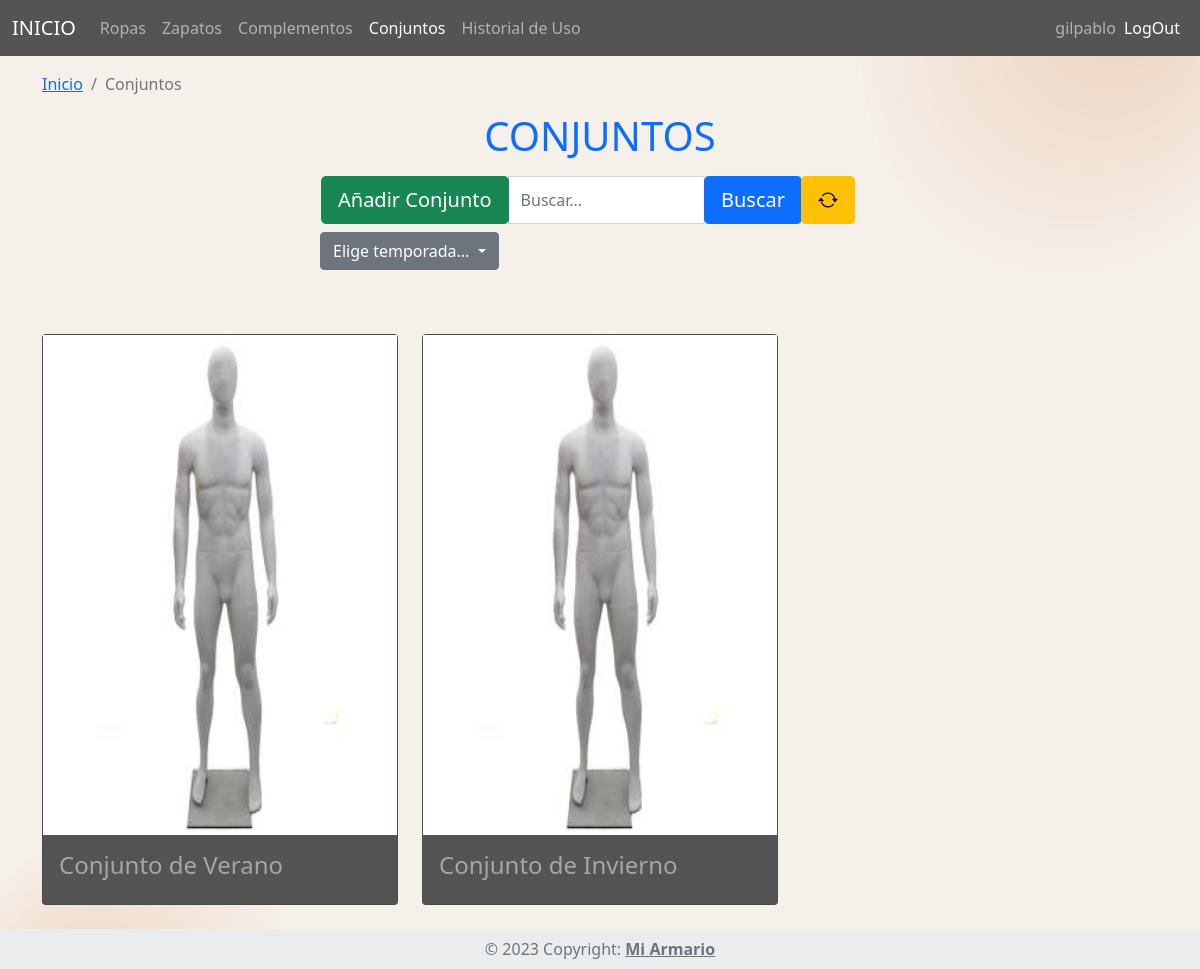
The app's page /miArmario/conjunto (signed in), older data.
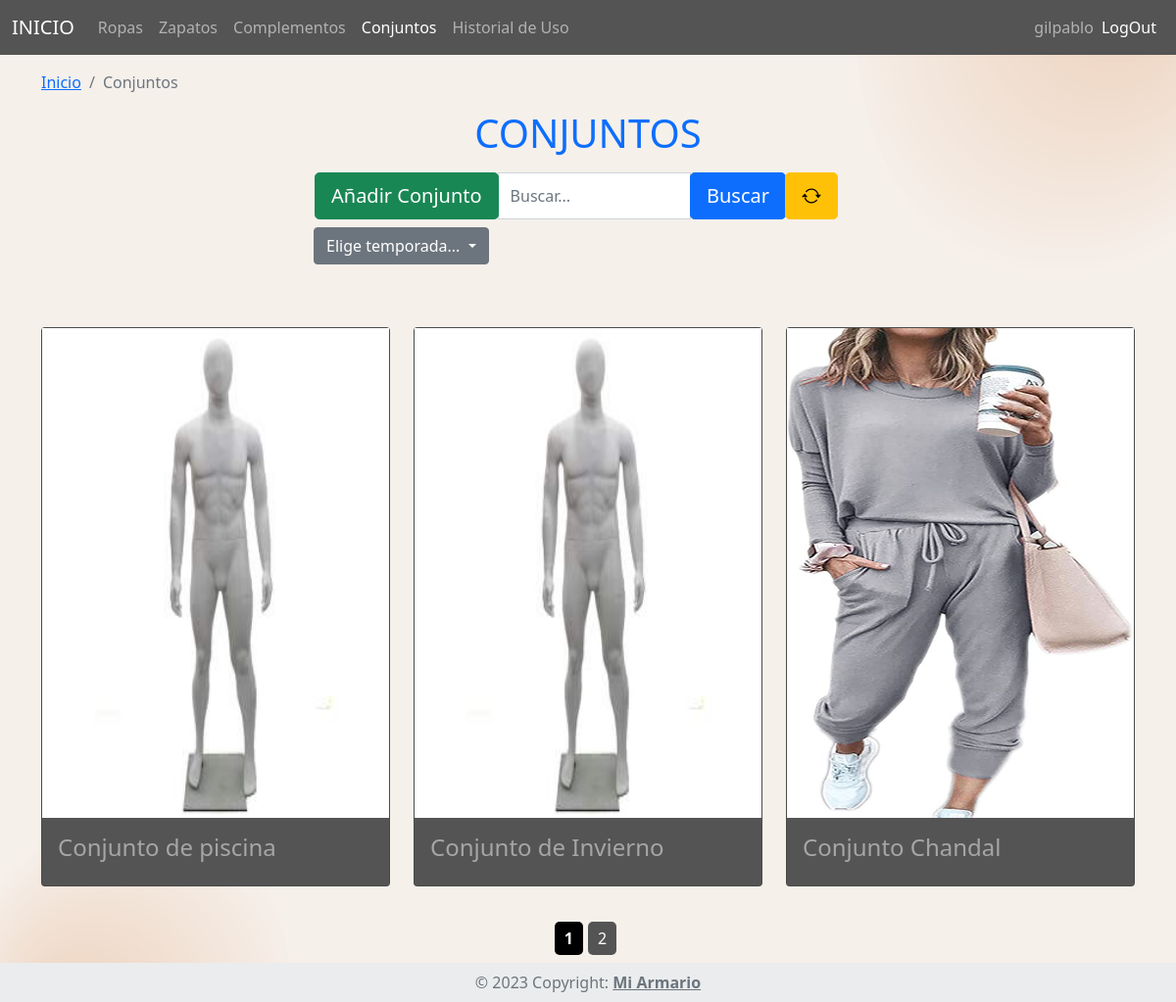
The same page, newer data.
### tables this page shows
CREATE TABLE `conjunto` (
  `id` int(11) NOT NULL,
  `nombre` varchar(100) NOT NULL,
  `descripcion` varchar(500) DEFAULT NULL,
  `fecha_creacion` date NOT NULL,
  `imagen_conjunto` varchar(100) DEFAULT NULL,
  `id_usuario` int(11) NOT NULL
);

### miArmario/App/librerias/Core.php (called while the page is built, shortened)
<?php
class Core{
    protected $metodoActual = 'index';
    public function __construct(){
        $url = $this->getUrl();
        if(isset($url[0])){
			if(file_exists('../App/controladores/'.ucwords($url[0]).'.php')){
				unset($url[0]);
			}
		}
		$this->controladorActual = new $this->controladorActual;
		$this->parametros = $url ? array_values($url) : [];
		call_user_func_array([$this->controladorActual,$this->metodoActual], $this->parametros);
    }
    public function getUrl(){
        if(isset($_GET['url'])){
            $url = ltrim($_GET['url'],'/');
            $url = filter_var($url,FILTER_SANITIZE_URL);
            $url = explode('/',$url);
            return $url;
        }
    }
}

### miArmario/public/index.php (called while the page is built, shortened)
<?php
$iniciar = new Core;

### miArmario/App/librerias/Base.php (called while the page is built, shortened)
<?php
    class Base {
        private $host = DB_HOST;
        private $usuario = DB_USUARIO;
        private $password = DB_PASSWORD;
        private $nombre_base = DB_NOMBRE;
        private $charset = 'utf8mb4';
        private $dbh;
        private $stmt;
        public function __construct(){
            $dsn = "mysql:host=$this->host;dbname=$this->nombre_base;charset=$this->charset";
            $opciones = array(
                PDO::ATTR_PERSISTENT => true,
                PDO::ATTR_ERRMODE => PDO::ERRMODE_EXCEPTION
            );
            try {
                $this->dbh = new PDO($dsn, $this->usuario, $this->password, $opciones);
            } catch (PDOException $e) {
                $this->error = $e->getMessage();
                echo $this->error;
            }
        }
        public function query($sql){
            $this->stmt = $this->dbh->prepare($sql);
        }
        public function bind($parametro,$valor,$tipo = null){
            if (is_null($tipo)) {
                switch (true) {
                    case is_int($valor):
                        $tipo = PDO::PARAM_INT;
                        break;
                }
            }
            $this->stmt->bindValue($parametro,$valor,$tipo);
        }
        public function execute(){
            return $this->stmt->execute();
        }
        public function registros(){
            $this->execute();
            return $this->stmt->fetchAll(PDO::FETCH_OBJ);
        }
    }

### miArmario/App/modelos/ConjuntoModelo.php (called while the page is built, shortened)
<?php
class ConjuntoModelo {
    private $db;
    public function __construct(){
        $this->db = new Base;
    }
    public function getConjuntos($id_usuario){
        $this->db->query("SELECT * FROM conjunto WHERE id_usuario = :id_usuario;");
        $this->db->bind(':id_usuario',$id_usuario);
        return $this->db->registros();
    }
    public function getTemporadas(){
        $this->db->query("SELECT * FROM temporada;");
        return $this->db->registros();
    }
}

### miArmario/App/vistas/conjuntos/index.php (the view, shortened to what the changed rows need)
<?php require_once RUTA_APP.'/vistas/inc/header.php' ?>
<div class="container">
    <div class="row">
        <div class="col-12">
            <h1 class="mb-3 text-primary text-center">CONJUNTOS</h1>
        </div>
        <?php
        $totalElementos = count($datos['conjuntosPrenda']);
        $elementosPorPagina = 3;
        $totalPaginas = ceil($totalElementos / $elementosPorPagina);
        $paginaActual = isset($_GET['pagina']) ? $_GET['pagina'] : 1;
        $indiceInicial = ($paginaActual - 1) * $elementosPorPagina;
        $indiceFinal = $indiceInicial + $elementosPorPagina - 1;
        for ($i = $indiceInicial; $i <= $indiceFinal && $i < $totalElementos; $i++) {
            $conjuntosPrenda = $datos['conjuntosPrenda'][$i]; ?>
            <div class="col-12 col-md-6 col-lg-4 pt-5">
                <a href="<?php echo RUTA_URL ?>/conjunto/ver_conjunto/<?php echo $conjuntosPrenda->id ?>" style="text-decoration: none;">
                    <div class="card my-3" style="background-color: #545454;">
                        <?php if (!empty($conjuntosPrenda->imagen_conjunto)) : ?>
                            <img id="imgPrendas" style="height: 500px;" src="<?php echo RUTA_URL?>/img_conjuntos/<?php echo $conjuntosPrenda->id.$conjuntosPrenda->imagen_conjunto ?>.png" class="card-image-top" alt="thumbnail">
                        <?php else : ?>
                            <img id="imgPrendas" style="height: 500px;" src="<?php echo RUTA_URL?>/img_conjuntos/maniqui_conjutos.png" class="card-image-top" alt="thumbnail">
                        <?php endif ?>
                        <div class="card-body">
                            <h4 class="card-title" style="color: #A6A6A6;"><?php echo $conjuntosPrenda->nombre ?></h4>
                        </div>
                    </div>
                </a>
            </div>
        <?php } ?>
        <?php if ($totalPaginas > 1) {
            ?>
            <div class="paginacion">
                <?php for ($i = 1; $i <= $totalPaginas; $i++) {
                    $parametrosURL = $_GET;
                    $parametrosURL['pagina'] = $i;
                    $url = '?' . http_build_query($parametrosURL);
                    ?>
                    <a href="<?php echo $url; ?>" <?php if ($i == $paginaActual) { echo 'class="active"'; } ?>>
                        <?php echo $i; ?>
                    </a>
                <?php } ?>
            </div>
        <?php } ?>
    </div>
</div>
<?php require_once RUTA_APP.'/vistas/inc/footer.php' ?>

Row changes from the older to the newer data that the page shows:
changed conjunto: nombre "Conjunto de Verano" → "Conjunto de piscina"
added conjunto: imagen_conjunto (picture), nombre "Conjunto Chandal"
Text that changed along with them:
new list line: "1"
new list line: "2"
